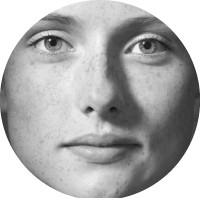
#> input picture stimulus/image/cyc03_source/f1.png, 200 x 201 px; its folder holds 2 pictures in this run
$ python cyc03_gen_tilted_images.py
#> lines starting #> are read from the running program, lines starting #| are printed output that depends on the picture
"""
The aim here is to create several versions of an input image with different
orientations

    Mo Shams <MShamsCBR@gmail.com>
    May 07, 2023
"""

import os
import numpy as np
from PIL import Image

# set the save image path
save_path = os.path.join("image", "cyc03_tilted")

# face or house categories
cats = ['f', 'h']
# examples
exms = list(range(2))[1:]

for cat in cats:
    for exm in exms:
        # set the source image path
        source_path = os.path.join("image", "cyc03_source",
                                   f"{cat}{exm}.png")
        # read the image
        im = Image.open(source_path)
#> im is the input picture: PIL image 200x201 RGBA; mean R, G, B, A 120.6, 120.6, 120.6, 199.6
        # define the span of tilts (degrees)
        min_tilt = 0.1
        max_tilt = 10
        step_tilt = 0.1
        mags = np.arange(min_tilt, max_tilt, step_tilt)
        for imag, mag in enumerate(mags):
            im_output = im.rotate(mag)
            im_output.save(os.path.join(save_path,
                                        f'{cat}{exm}_tilt{imag+1}_CCW.png'))
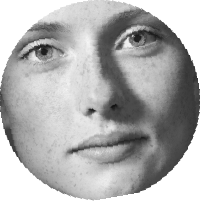
#> im_output: PIL image 200x201 RGBA; mean R, G, B, A 120.5, 120.5, 120.5, 199.5; transparent parts drawn white
        min_tilt = -0.1
        max_tilt = -10
        step_tilt = -0.1
        mags = np.arange(min_tilt, max_tilt, step_tilt)
        for imag, mag in enumerate(mags):
            im_output = im.rotate(mag)
            im_output.save(os.path.join(save_path,
                                        f'{cat}{exm}_tilt{imag+1}_CW.png'))
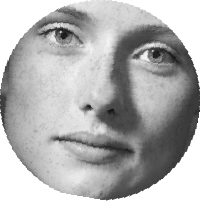
#> im_output: PIL image 200x201 RGBA; mean R, G, B, A 120.5, 120.5, 120.5, 199.5; transparent parts drawn white
#> pass 2 of the loop `for cat in cats:`:
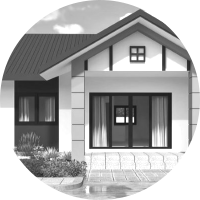
#> input picture stimulus/image/cyc03_source/h1.png, 200 x 200 px
#> im is the input picture: PIL image 200x200 RGBA; mean R, G, B, A 172.7, 172.7, 172.7, 200.3
#> after the loop `for imag, mag in enumerate(mags):`:
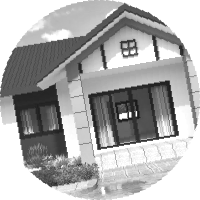
#> im_output: PIL image 200x200 RGBA; mean R, G, B, A 154.2, 154.2, 154.2, 200.1; transparent parts drawn white
#> after the loop `for imag, mag in enumerate(mags):`:
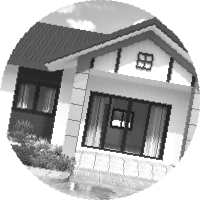
#> im_output: PIL image 200x200 RGBA; mean R, G, B, A 154.2, 154.2, 154.2, 200.1; transparent parts drawn white
